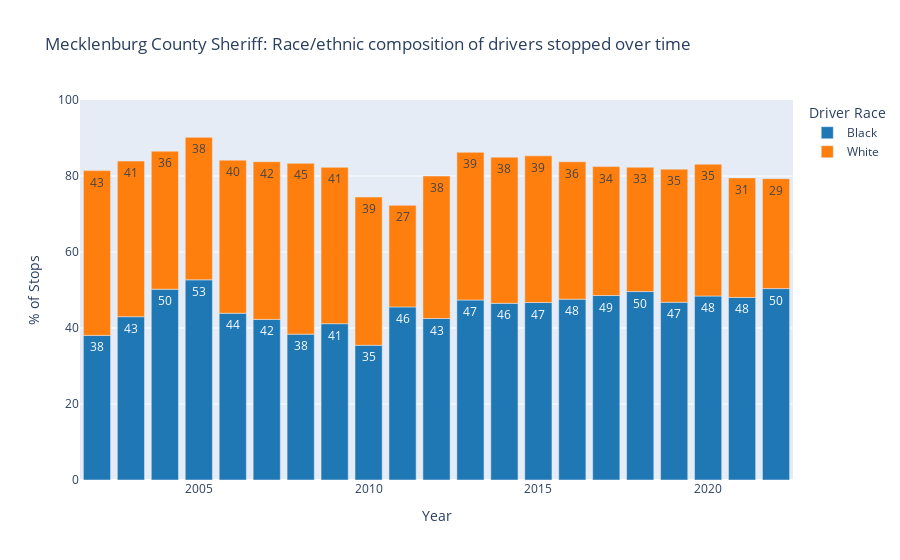

This figure's notebook cell:
### Code cell
df = df[df['driver_race'].isin(['Black', 'White'])]
px.bar(
    df,
    x="year",
    y='%',
    color="driver_race",
    text_auto='.2s',
    title="Mecklenburg County Sheriff: Race/ethnic composition of drivers stopped over time",
    labels={'year':'Year', '%':'% of Stops', "driver_race": "Driver Race"},
    color_discrete_sequence=px.colors.qualitative.D3,
    height=600,
    range_y=[0, 100],
)

### Figure 1 — Plotly figure (JSON) as saved in the notebook; plotly's stock layout.template omitted (floating-point values rounded to 4 significant figures)
{"data": [{"alignmentgroup": "True", "hovertemplate": "Driver Race=Black<br>Year=%{x}<br>% of Stops=%{y}<extra></extra>", "legendgroup": "Black", "marker": {"color": "#1F77B4", "pattern": {"shape": ""}}, "name": "Black", "offsetgroup": "Black", "orientation": "v", "showlegend": true, "textposition": "auto", "texttemplate": "%{y:.2s}", "type": "bar", "x": [2002, 2003, 2004, 2005, 2006, 2007, 2008, 2009, 2010, 2011, 2012, 2013, 2014, 2015, 2016, 2017, 2018, 2019, 2020, 2021, 2022], "xaxis": "x", "y": [38.05, 42.98, 50.2, 52.68, 43.88, 42.26, 38.38, 41.14, 35.46, 45.54, 42.5, 47.37, 46.49, 46.7, 47.59, 48.54, 49.59, 46.76, 48.41, 48.04, 50.37], "yaxis": "y"}, {"alignmentgroup": "True", "hovertemplate": "Driver Race=White<br>Year=%{x}<br>% of Stops=%{y}<extra></extra>", "legendgroup": "White", "marker": {"color": "#FF7F0E", "pattern": {"shape": ""}}, "name": "White", "offsetgroup": "White", "orientation": "v", "showlegend": true, "textposition": "auto", "texttemplate": "%{y:.2s}", "type": "bar", "x": [2002, 2003, 2004, 2005, 2006, 2007, 2008, 2009, 2010, 2011, 2012, 2013, 2014, 2015, 2016, 2017, 2018, 2019, 2020, 2021, 2022], "xaxis": "x", "y": [43.36, 40.95, 36.33, 37.5, 40.29, 41.51, 44.95, 41.14, 39.01, 26.73, 37.5, 38.87, 38.47, 38.59, 36.16, 33.93, 32.72, 35.04, 34.7, 31.46, 28.92], "yaxis": "y"}], "layout": {"autosize": true, "barmode": "relative", "legend": {"title": {"text": "Driver Race"}, "tracegroupgap": 0}, "title": {"text": "Mecklenburg County Sheriff: Race/ethnic composition of drivers stopped over time"}, "xaxis": {"anchor": "y", "autorange": true, "domain": [0, 1], "range": [2002.0, 2022.0], "title": {"text": "Year"}, "type": "linear"}, "yaxis": {"anchor": "x", "domain": [0, 1], "range": [0, 100], "title": {"text": "% of Stops"}, "type": "linear"}}}
